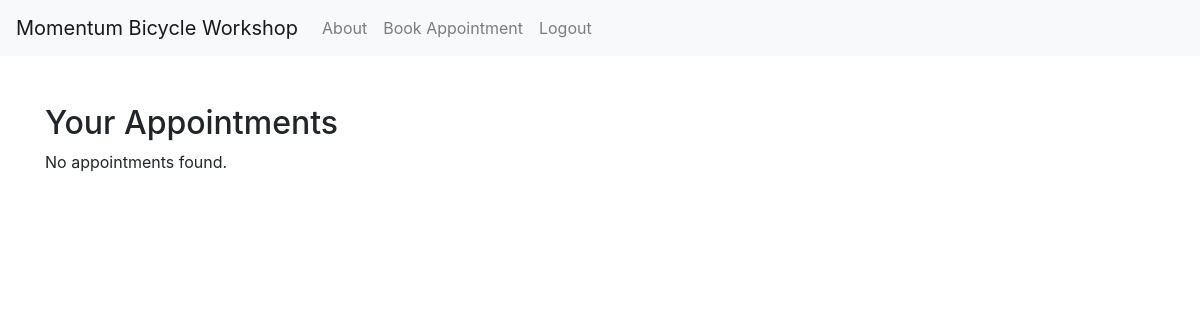
The app's page /appointment_list/ (signed in), older data.
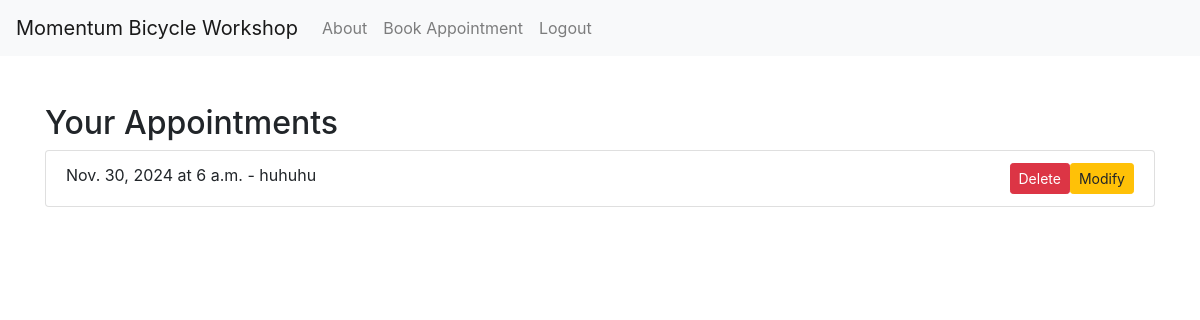
The same page, newer data.
### myapp/models.py (models this page shows, shortened)
class Appointment(models.Model):
    user = models.ForeignKey(User, on_delete=models.CASCADE)  # Associate the appointment with a user
    date = models.DateField()
    time = models.TimeField()
    description = models.TextField(blank=True)  # Allowing blank descriptions
    photo = models.ImageField(upload_to='photos/', blank=True, null=True)
    class Meta:  # This should be properly indented within the model
        unique_together = ('user', 'date')  # or ('user', 'date', 'time') if you want to prevent double booking at the same time

### myapp/views.py (the view)
# urls.py: path('appointment_list/', appointment_list, name='appointment_list'),  # Directly use the imported function
@login_required
def appointment_list(request):
    appointments = Appointment.objects.filter(user=request.user).order_by('date')
    return render(request, 'myapp/appointment_list.html', {'appointments': appointments})

### myapp/templates/myapp/appointment_list.html (shortened to what this page needs)
{% load static %}
<!DOCTYPE html>
<html lang="en">
<head>
    <link rel="stylesheet" href="https://maxcdn.bootstrapcdn.com/bootstrap/4.5.2/css/bootstrap.min.css">
</head>
<body>
    {% include 'myapp/navbar.html' %}
    <div class="container mt-5">
        <h2>Your Appointments</h2>
        {% if appointments %}
        <ul class="list-group">
            {% for appointment in appointments %}
            <li class="list-group-item">
                {{ appointment.date }} at {{ appointment.time }} - {{ appointment.description }}
                <a href="{% url 'modify_appointment' appointment.id %}"
                    class="btn btn-warning btn-sm float-right">Modify</a>
                <button type="button" class="btn btn-danger btn-sm float-right" data-toggle="modal"
                    data-target="#deleteModal{{ appointment.id }}">
                    Delete
                </button>
            </li>
            {% empty %}
            <li class="list-group-item">No appointments booked.</li>
            {% endfor %}
        </ul>
        {% else %}
        <p>No appointments found.</p>
        {% endif %}
    </div>
</body>
</html>

Row changes from the older to the newer data that the page shows:
added Appointment: date "Nov. 30, 2024", time "6 a.m.", description "huhuhu"
Text that changed along with them:
text no longer shown: "No appointments found."
